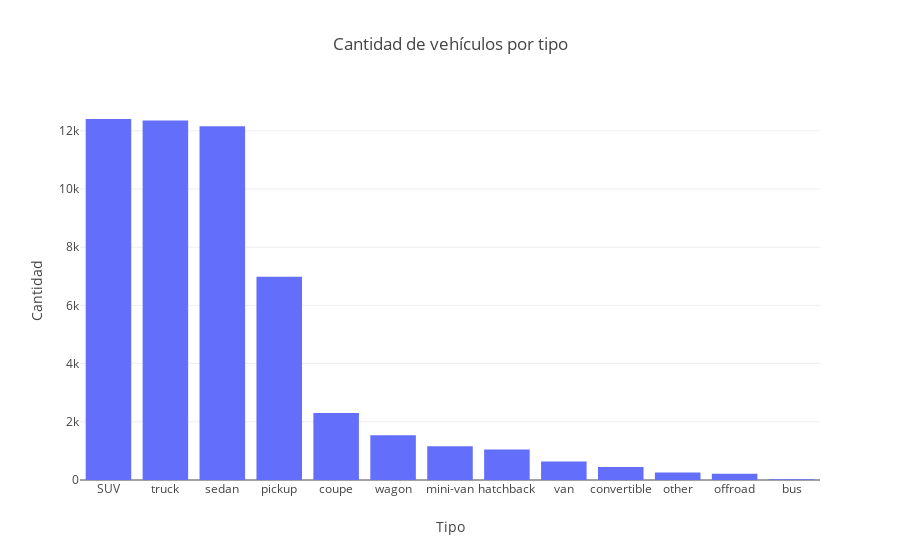

Write notebook code for a chart like this one.
### Markdown cell above
* El tipo de vehículo 'truck' es el que genera el mayor precio total en ventas, mientras que el tipo 'bus' tiene el precio medio más alto. Esto indica que los 'truck' se venden en mayor cantidad, pero los 'bus', aunque menos frecuentes, se venden a precios promedio más elevados.

### Code cell
# Create a graph showing the distribution of 'type' using a bar chart 

type_counts = vehicle_df['type'].value_counts()
fig = px.bar(
    vehicle_df,
    x=type_counts.index,
    y=type_counts.values,
    title='Cantidad de vehículos por tipo',
    labels={'y': 'Cantidad', 'x': 'Tipo'},
    color_discrete_sequence=px.colors.qualitative.Plotly
)

fig.show()
# Create a graph showing the distribution of 'type'  with 'days_listed' using a line chart
type_per_days_listed = df_drop_dupli.groupby('days_listed')['type'].value_counts().unstack()
fig = px.line(
    type_per_days_listed,
    x=type_per_days_listed.index,
    y=type_per_days_listed.columns,
    title='Tipo de vehículo por días listados',
    labels={'days_listed': 'Días listados', 'value': 'Cantidad'},
    color_discrete_sequence=px.colors.qualitative.Plotly
)
fig.update_yaxes(title_text='Cantidad de vehículos')
fig.show()

### Figure 1 — Plotly figure (JSON) as saved in the notebook; plotly's stock layout.template omitted (floating-point values rounded to 4 significant figures)
{"data": [{"alignmentgroup": "True", "hovertemplate": "Tipo=%{x}<br>Cantidad=%{y}<extra></extra>", "legendgroup": "", "marker": {"color": "#636EFA", "pattern": {"shape": ""}}, "name": "", "offsetgroup": "", "orientation": "v", "showlegend": false, "textposition": "auto", "type": "bar", "x": ["SUV", "truck", "sedan", "pickup", "coupe", "wagon", "mini-van", "hatchback", "van", "convertible", "other", "offroad", "bus"], "xaxis": "x", "y": [12405, 12353, 12154, 6988, 2303, 1541, 1161, 1047, 633, 446, 256, 214, 24], "yaxis": "y"}], "layout": {"barmode": "relative", "legend": {"tracegroupgap": 0}, "title": {"text": "Cantidad de vehículos por tipo"}, "xaxis": {"anchor": "y", "domain": [0, 1], "title": {"text": "Tipo"}}, "yaxis": {"anchor": "x", "domain": [0, 1], "title": {"text": "Cantidad"}}}}
